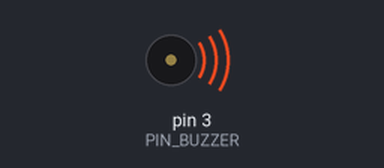
Recording of a sketch running on a simulated Arduino Uno, built with avr-gcc and run on an emulated ATmega328P. Parts: buzzer (waves = sounding).

Above: at 0.12 s.
At 2.26 s:
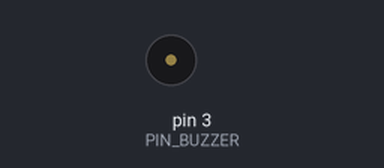
Timing chart, 0 to 5.7 s (numbered marks = the images above):
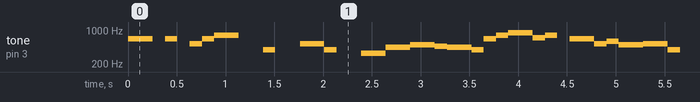

Measured:
- by itself, tone on pin 3 (PIN_BUZZER): plays 659 Hz for 0.25 s, 659 Hz for 0.13 s, 523 Hz for 0.13 s, 659 Hz for 0.13 s, 784 Hz for 0.25 s, 392 Hz for 0.13 s … (590 notes in this stretch)

The sketch:

main.ino
```cpp
/**
 * @file    main.ino
 * @author  Filippo Graziani
 * @date    11/03/2024
 * @brief   A sample code for the passive buzzer (KY006)
 * Connections:
 * Sensor       -----       Arduino Uno
 * -                        GND
 * [no label]               N.C.
 * +                        D3
 *
 * @note    Modified the orginal Arduino example:
 *          https://docs.arduino.cc/built-in-examples/digital/toneMelody/
 */

#include "Arduino.h"
#include <stdint.h>

#define     PIN_BUZZER              (3)

#define     REST                    0
#define     NOTE_B0                 31
#define     NOTE_C1                 33
#define     NOTE_CS1                35
#define     NOTE_D1                 37
#define     NOTE_DS1                39
#define     NOTE_E1                 41
#define     NOTE_F1                 44
#define     NOTE_FS1                46
#define     NOTE_G1                 49
#define     NOTE_GS1                52
#define     NOTE_A1                 55
#define     NOTE_AS1                58
#define     NOTE_B1                 62
#define     NOTE_C2                 65
#define     NOTE_CS2                69
#define     NOTE_D2                 73
#define     NOTE_DS2                78
#define     NOTE_E2                 82
#define     NOTE_F2                 87
#define     NOTE_FS2                93
#define     NOTE_G2                 98
#define     NOTE_GS2                104
#define     NOTE_A2                 110
#define     NOTE_AS2                117
#define     NOTE_B2                 123
#define     NOTE_C3                 131
#define     NOTE_CS3                139
#define     NOTE_D3                 147
#define     NOTE_DS3                156
#define     NOTE_E3                 165
#define     NOTE_F3                 175
#define     NOTE_FS3                185
#define     NOTE_G3                 196
#define     NOTE_GS3                208
#define     NOTE_A3                 220
#define     NOTE_AS3                233
#define     NOTE_B3                 247
#define     NOTE_C4                 262
#define     NOTE_CS4                277
#define     NOTE_D4                 294
#define     NOTE_DS4                311
#define     NOTE_E4                 330
#define     NOTE_F4                 349
#define     NOTE_FS4                370
#define     NOTE_G4                 392
#define     NOTE_GS4                415
#define     NOTE_A4                 440
#define     NOTE_AS4                466
#define     NOTE_B4                 494
#define     NOTE_C5                 523
#define     NOTE_CS5                554
#define     NOTE_D5                 587
#define     NOTE_DS5                622
#define     NOTE_E5                 659
#define     NOTE_F5                 698
#define     NOTE_FS5                740
#define     NOTE_G5                 784
#define     NOTE_GS5                831
#define     NOTE_A5                 880
#define     NOTE_AS5                932
#define     NOTE_B5                 988
#define     NOTE_C6                 1047
#define     NOTE_CS6                1109
#define     NOTE_D6                 1175
#define     NOTE_DS6                1245
#define     NOTE_E6                 1319
#define     NOTE_F6                 1397
#define     NOTE_FS6                1480
#define     NOTE_G6                 1568
#define     NOTE_GS6                1661
#define     NOTE_A6                 1760
#define     NOTE_AS6                1865
#define     NOTE_B6                 1976
#define     NOTE_C7                 2093
#define     NOTE_CS7                2217
#define     NOTE_D7                 2349
#define     NOTE_DS7                2489
#define     NOTE_E7                 2637
#define     NOTE_F7                 2794
#define     NOTE_FS7                2960
#define     NOTE_G7                 3136
#define     NOTE_GS7                3322
#define     NOTE_A7                 3520
#define     NOTE_AS7                3729
#define     NOTE_B7                 3951
#define     NOTE_C8                 4186
#define     NOTE_CS8                4435
#define     NOTE_D8                 4699
#define     NOTE_DS8                4978

// First column is the note, second columns is the duration in quarters, e.g.
// 4 is quarter note, 8 is eighth note, etc...
//
static int32_t g_melody[][2] = {
    {NOTE_E5, 8},
    {NOTE_E5, 8},
    {REST, 8},
    {NOTE_E5, 8},
    {REST, 8},
    {NOTE_C5, 8},
    {NOTE_E5, 8},
    {NOTE_G5, 4},
    {REST, 4},
    {NOTE_G4, 8},
    {REST, 4},
    {NOTE_C5, 4},
    {NOTE_G4, 8},
    {REST, 4},
    {NOTE_E4, 4},
    {NOTE_A4, 4},
    {NOTE_B4, 4},
    {NOTE_AS4, 8},
    {NOTE_A4, 4},
    {NOTE_G4, 8},
    {NOTE_E5, 8},
    {NOTE_G5, 8},
    {NOTE_A5, 4},
    {NOTE_F5, 8},
    {NOTE_G5, 8},
    {REST, 8},
    {NOTE_E5, 4},
    {NOTE_C5, 8},
    {NOTE_D5, 8},
    {NOTE_B4, 4},
    {NOTE_C5, 4},
    {NOTE_G4, 8},
    {REST, 4},
    {NOTE_E4, 4},
    {NOTE_A4, 4},
    {NOTE_B4, 4},
    {NOTE_AS4, 8},
    {NOTE_A4, 4},
    {NOTE_G4, 8},
    {NOTE_E5, 8},
    {NOTE_G5, 8},
    {NOTE_A5, 4},
    {NOTE_F5, 8},
    {NOTE_G5, 8},
    {REST, 8},
    {NOTE_E5, 4},
    {NOTE_C5, 8},
    {NOTE_D5, 8},
    {NOTE_B4, 4}
};

/**
 * @brief   Setup function.
 * @par     Description
 * Setting of the Arduino's pins and the serial port.
 * @return  Nothing.
 */
void
setup ()
{
    Serial.begin(9600);

    while (!Serial)
    {
        /* Do nothing */
    }

    pinMode(PIN_BUZZER, OUTPUT);
}   /* setup() */

/**
 * @brief   Loop function.
 * @par     Description
 * Creating the famous melody of the intro of the videogame Super Mario Bros.
 * @return  Nothing.
 */
void
loop ()
{
    static uint32_t prev_time(millis());
    static uint32_t wait_ms(0);
    static uint32_t idx(0);

    if ((millis() - prev_time) > wait_ms)
    {
        if (idx < (sizeof(g_melody) / sizeof(g_melody[0])))
        {
            wait_ms = 1000 / g_melody[idx][1];
            tone(PIN_BUZZER, g_melody[idx][0], wait_ms);

            ++idx;
        }
        else
        {
            idx = 0;
            wait_ms = 0;
        }

        prev_time = millis();
    }
}   /* loop() */


/*** End of file ***/
```
